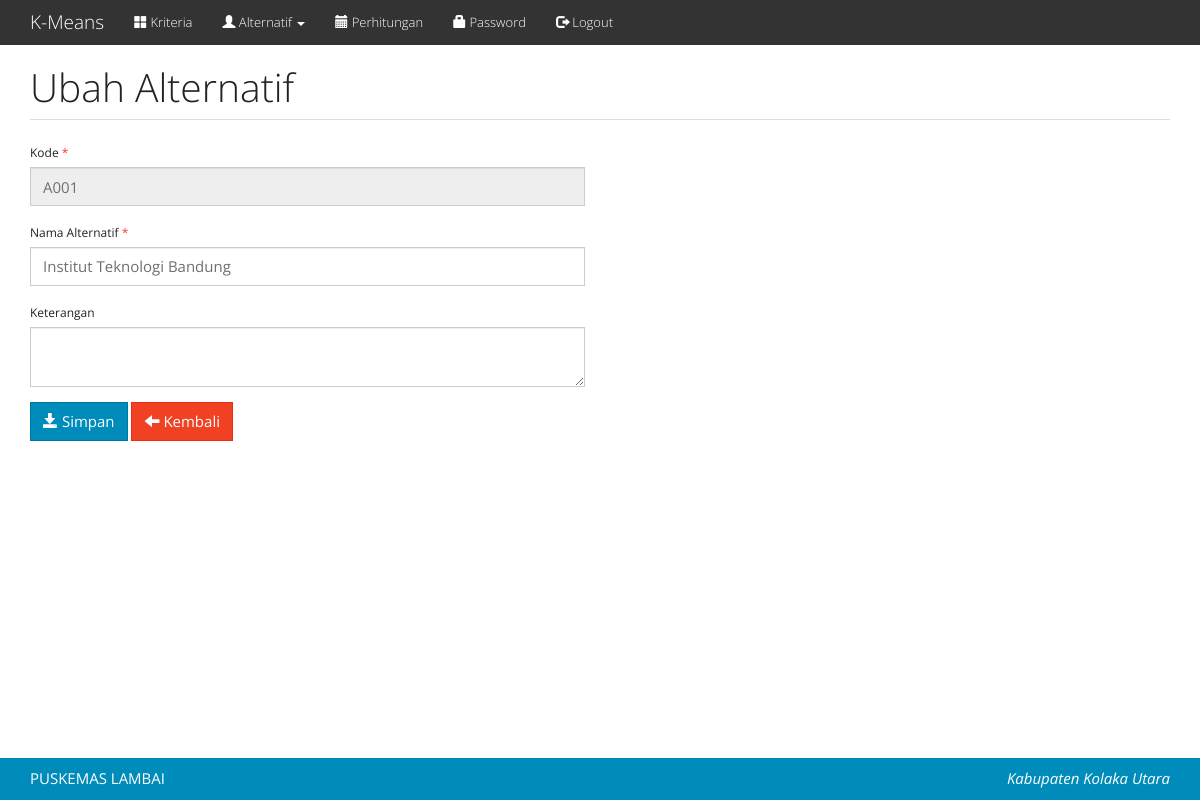
Screenshot of /index.php?m=alternatif_ubah&ID=A001 (signed in) with the database file from the repository.
### tables this page shows
CREATE TABLE `tb_alternatif` (
  `kode_alternatif` varchar(16) NOT NULL,
  `nama_alternatif` varchar(255) DEFAULT NULL,
  `keterangan` varchar(255) DEFAULT NULL,
  PRIMARY KEY (`kode_alternatif`)
);

### config.php (called while the page is built)
<?php
$config["server"] = 'localhost';
$config["username"] = 'root';
$config["password"] = '';
$config["database_name"] = 'k_means';

### functions.php (called while the page is built, shortened)
<?php
include 'config.php';
include 'includes/db.php';
$db = new DB($config['server'], $config['username'], $config['password'], $config['database_name']);

### includes/db.php (called while the page is built, shortened)
<?php
class DB
{
    var $conn = null;
    public function __construct($host, $username, $passwd, $dbname)
    {
        $this->conn = mysqli_connect($host, $username, $passwd, $dbname);
    }
    public function query($sql)
    {
        $query = mysqli_query($this->conn, $sql) or die('<pre>Error mysqli_query: ' . mysqli_error($this->conn) . '<br />' . $sql . '</pre>');
        return $query;
    }
    public function get_row($sql)
    {
        $query = $this->query($sql);
        return mysqli_fetch_object($query);
    }
}

### alternatif_ubah.php (the view, shortened to what this page needs)
<?php
$row = $db->get_row("SELECT * FROM tb_alternatif WHERE kode_alternatif='$_GET[ID]'");
?>
<div class="page-header">
    <h1>Ubah Alternatif</h1>
</div>
<div class="row">
    <div class="col-sm-6">
        <form method="post">
            <div class="form-group">
                <label>Kode <span class="text-danger">*</span></label>
                <input class="form-control" type="text" name="kode_alternatif" value="<?= $row->kode_alternatif ?>" readonly />
            </div>
            <div class="form-group">
                <label>Nama Alternatif <span class="text-danger">*</span></label>
                <input class="form-control" type="text" name="nama_alternatif" value="<?= $row->nama_alternatif ?>" />
            </div>
            <div class="form-group">
                <label>Keterangan</label>
                <textarea class="form-control" name="keterangan"><?= $row->keterangan ?></textarea>
            </div>
            <div class="form-group">
                <button class="btn btn-primary"><span class="glyphicon glyphicon-save"></span> Simpan</button>
                <a class="btn btn-danger" href="?m=alternatif"><span class="glyphicon glyphicon-arrow-left"></span> Kembali</a>
            </div>
        </form>
    </div>
</div>

### assets/css/general.css (style rules this page uses)
html { position: relative; min-height: 100%; }
body { margin-bottom: 70px; }
.page-header { margin-top: 0; padding-bottom: 0; }
.page-header h1 { margin-top: 0; }

### rows the page displays
tb_alternatif: kode_alternatif "A001", nama_alternatif "Institut Teknologi Bandung"
